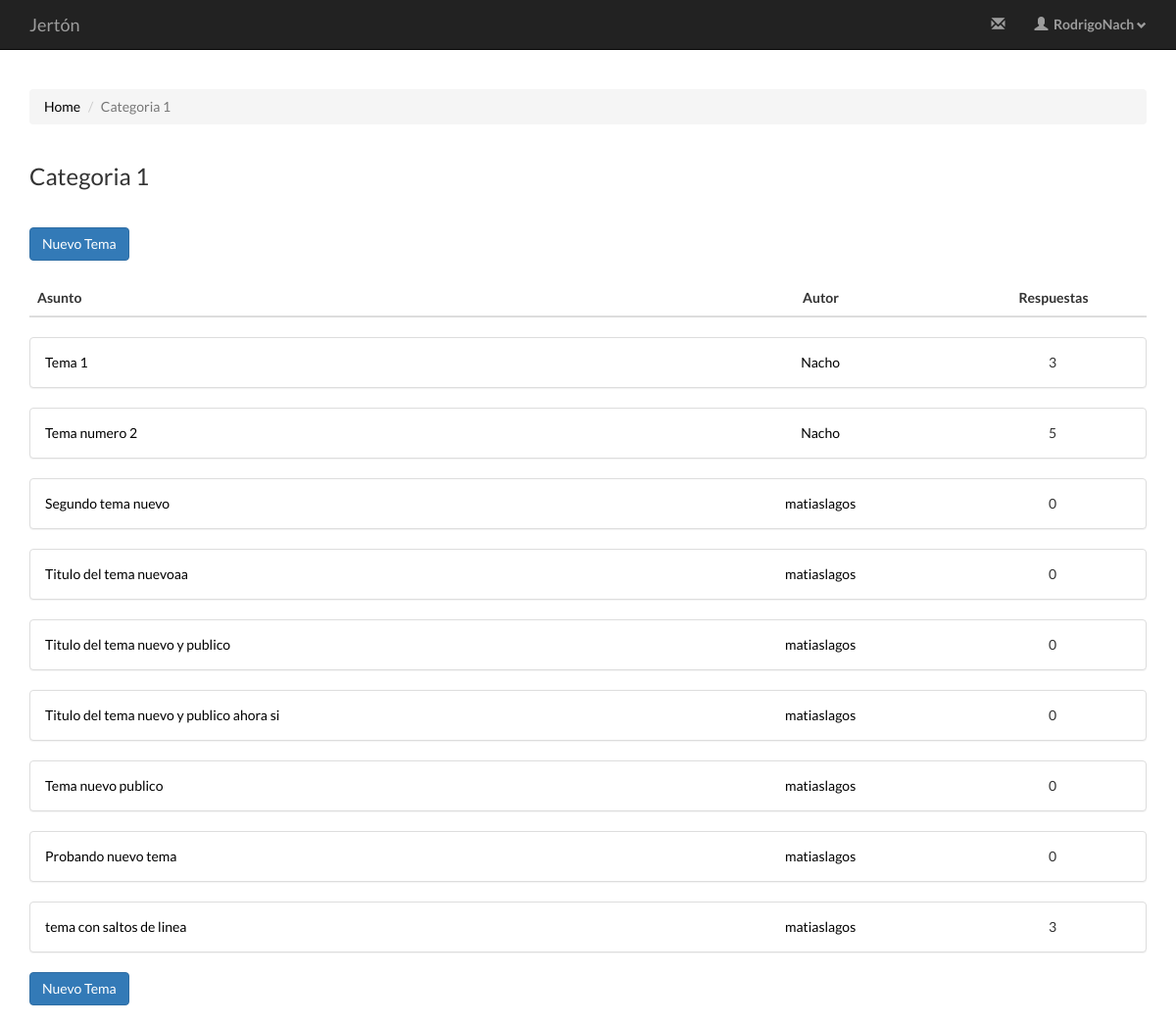
Screenshot of /categoria.php?id=2 (signed in) with the database file from the repository.
### tables this page shows
CREATE TABLE `CATEGORIAS` (
  `id` int(11) NOT NULL,
  `titulo` varchar(45) NOT NULL,
  `descripcion` text NOT NULL,
  `tipo` tinyint(1) NOT NULL
);

CREATE TABLE `TEMAS` (
  `id` int(11) NOT NULL,
  `titulo` varchar(45) NOT NULL,
  `contenido` text NOT NULL,
  `tipo` tinyint(1) NOT NULL,
  `fecha` timestamp NOT NULL DEFAULT CURRENT_TIMESTAMP,
  `usuario_id` int(11) NOT NULL,
  `categoria_id` int(11) NOT NULL
);

CREATE TABLE `USUARIOS` (
  `id` int(11) NOT NULL,
  `nickname` varchar(16) NOT NULL,
  `nombre` varchar(16) NOT NULL,
  `password` varchar(16) NOT NULL,
  `sexo` char(1) NOT NULL,
  `fecha_nacimiento` date NOT NULL,
  `fecha_registro` timestamp NOT NULL DEFAULT CURRENT_TIMESTAMP,
  `url_avatar` text,
  `tipo_id` int(11) NOT NULL
);

### panel-temas-total.php (the view, shortened to what this page needs)
<?php include_once("conexion.php");
	$cargo = $_SESSION['cargo'];
?>
<div class="container">
	<?php
		$todos_temas = $mysqli->query("SELECT * FROM TEMAS WHERE categoria_id=".$id_categoria."");
		if($todos_temas->num_rows > 0){
			if($cargo=="Administrador"){
				echo 	'<table class="table table-hover">
					      	<thead>
						        <tr id="cabecera-temas">
						          	<th class="col-xs-2 col-md-6">Asunto</th>
						          	<th class="col-md-3">Autor</th>
						          	<th class="col-xs-4 col-md-2">Respuestas</th>
						          	<th class="col-xs-4 col-md-1"></th>
						        </tr>
					      	</thead>
					      	<tbody>
					      	</tbody>
					    </table>';
			}else{
				echo 	'<table class="table table-hover">
					      	<thead>
						        <tr id="cabecera-temas">
						          	<th class="col-xs-2 col-md-7">Asunto</th>
						          	<th class="col-md-3">Autor</th>
						          	<th class="col-xs-4 col-md-2">Respuestas</th>
						        </tr>
					      	</thead>
					      	<tbody>
					      	</tbody>
					    </table>';
			}
		}
		else{
			echo '<div class="container">
					<h3 style="text-align:center;">No hay temas en esta categoria</h3>
				</div>';
		}
		while ($fila = $todos_temas->fetch_assoc()) {
			$cant_respuestas = $mysqli->query("SELECT count(*) FROM COMENTARIOS WHERE tema_id=".$fila['id']."");
			$respuestas_cantidad = $cant_respuestas->fetch_array();
			$usuario_nickname = $mysqli->query("SELECT nickname FROM USUARIOS WHERE id=".$fila['usuario_id']."");
			$nickname = $usuario_nickname->fetch_array();
			if($cargo=="Administrador"){
				echo 	'<div class="panel panel-default panel-categoria">
							<div class="panel-body">
							  	<div class="row">
						 			<div class="col-md-6"><a href="tema.php?id='.$fila["id"].'">'.$fila["titulo"].'</a></div>
						 			<div style="text-align: center;" class="col-md-3"><a href="perfil.php?id='.$fila["usuario_id"].'">'.$nickname[0].'</a></div>
						 			<div style="text-align: center;" class="col-md-2">'.$respuestas_cantidad[0].'</div>
						 			<div style="text-align: center;" class="col-md-1"><button class="btn btn-xs btn-danger btn-eliminar-tema" data-toggle="modal" data-target="#myModal" tema="'.$fila['id'].'">ELIMINAR</button></div>
						 		</div>
						 	</div>
						</div>';
			}else{
				echo 	'<div class="panel panel-default panel-categoria">
							<div class="panel-body">
							  	<div class="row">
						 			<div class="col-md-7"><a href="tema.php?id='.$fila["id"].'">'.$fila["titulo"].'</a></div>
						 			<div style="text-align: center;" class="col-md-3"><a href="perfil.php?id='.$fila["usuario_id"].'">'.$nickname[0].'</a></div>
						 			<div style="text-align: center;" class="col-md-2">'.$respuestas_cantidad[0].'</div>
						 		</div>
						 	</div>
						</div>';
			}
		}
		if($todos_temas->num_rows > 0){
					echo 	'<a href="crear-tema.php?categoria='.$id_categoria.'"><button id="nuevo-tema" type="button" class="btn btn-primary">Nuevo Tema</button></a>';
				}
	?>
</div>

### categoria.php (shortened to what this page needs)
<?php
	if($_GET['id']==null){
		header("Location: index.php");
	}
	else{
		$id_categoria = $_GET['id'];
	}
?>
<!DOCTYPE html>
<html>
<head>
	<link rel="stylesheet" href="https://maxcdn.bootstrapcdn.com/bootstrap/3.3.5/css/bootstrap.min.css">
	<link rel="stylesheet" href="css/style.css">
</head>
<body>
	<?php
	include_once("header.php");
	$resultado = $mysqli->query("SELECT * FROM CATEGORIAS WHERE id=".$id_categoria."");
	$titulo = $resultado->fetch_assoc();
	?>
	<div class="container">
		<ol class="breadcrumb">
		 	<li><a href="index.php">Home</a></li>
		  	<li class="active"><?php echo $titulo['titulo']; ?></li>
		</ol>
		<div class="page-header titulo-categoria">
			<h3><?php echo $titulo['titulo']; ?></h3>
		</div>
		<a href="crear-tema.php?categoria=<?php echo $id_categoria; ?>"><button id="nuevo-tema" type="button" class="btn btn-primary">Nuevo Tema</button></a>
	</div>
	<?php
		if($_SESSION['logged_in']==false){
			include_once("panel-temas-publicos.php");
		}else{
			include_once("panel-temas-total.php");
		}
	?>
</body>
</html>

### css/style.css (style rules this page uses)
body { font-family: 'Lato', sans-serif; }
a { color: #000; }
#cabecera-temas th:first-child { text-align: left; }
#cabecera-temas th { text-align: center; }
#nuevo-tema { margin-bottom: 20px; }
.panel-categoria .panel-body div:nth-child(2),.panel-categoria .panel-body div:nth-child(3) { text-align: center; }
.titulo-categoria { border-bottom: 0; }

### rows the page displays
categorias: titulo "Categoria 1"
temas: titulo "Tema 1", usuario.nickname "Nacho", respuestas_cantidad "3"
temas: titulo "Tema numero 2", usuario.nickname "Nacho", respuestas_cantidad "5"
temas: titulo "Segundo tema nuevo", usuario.nickname "matiaslagos", respuestas_cantidad "0"
temas: titulo "Titulo del tema nuevoaa", usuario.nickname "matiaslagos", respuestas_cantidad "0"
temas: titulo "Titulo del tema nuevo y publico", usuario.nickname "matiaslagos", respuestas_cantidad "0"
temas: titulo "Titulo del tema nuevo y publico ahora si", usuario.nickname "matiaslagos", respuestas_cantidad "0"
temas: titulo "Tema nuevo publico", usuario.nickname "matiaslagos", respuestas_cantidad "0"
temas: titulo "Probando nuevo tema", usuario.nickname "matiaslagos", respuestas_cantidad "0"
temas: titulo "tema con saltos de linea", usuario.nickname "matiaslagos", respuestas_cantidad "3"

### other values shown
$nickname "RodrigoNach"
